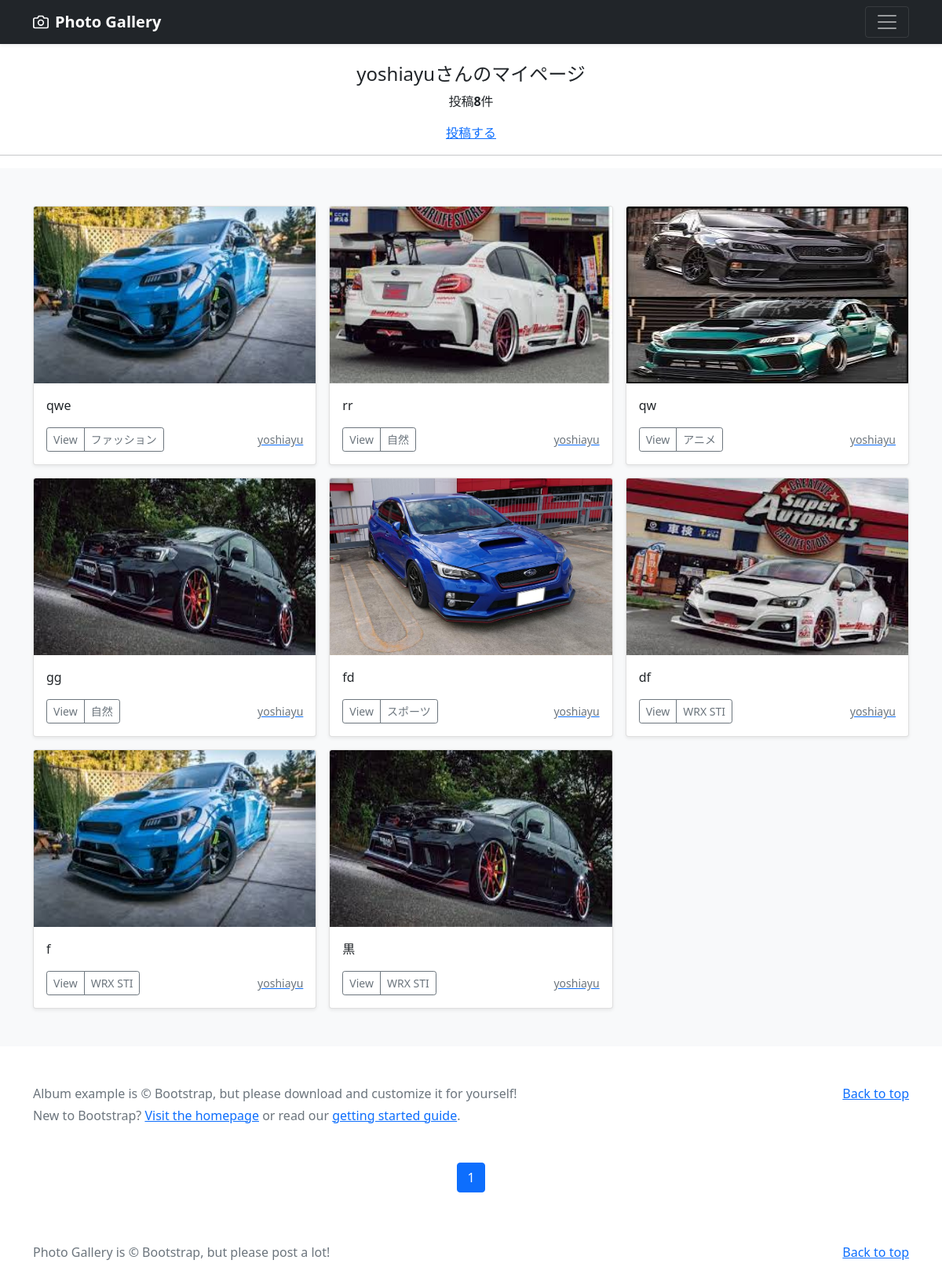
Screenshot of /mypage/ (signed in) with the database file from the repository.
### accounts/models.py (models this page shows)
class CustomUser(AbstractUser):
    pass

### photo/models.py (models this page shows, shortened)
class PhotoPost(models.Model):
    user = models.ForeignKey(
        CustomUser,
        verbose_name='ユーザー',
        on_delete=models.CASCADE
        )
    category = models.ForeignKey(
        Category,
        verbose_name='カテゴリ',
        on_delete=models.PROTECT
        )
    title = models.CharField(
        verbose_name='タイトル',
        max_length=200
        )
    comment = models.TextField(
        verbose_name='コメント',
        )
    image1 = models.ImageField(
        verbose_name='イメージ1',
        upload_to = 'photos',  # MEDIA_ROOT以下のphotosにファイルを保存
        )
    image2 = models.ImageField(
        verbose_name='イメージ2',
        upload_to = 'photos',  # MEDIA_ROOT以下のphotosにファイルを保存
        blank=True,            # フィールド値の設定は必須出ない
        null=True              # データーベースにnullが保存されることを許容
        )
    posted_at = models.DateTimeField(
        verbose_name='投稿日時',
        auto_now_add=True  # 日時を自動追加
        )

class Category(models.Model):
    title = models.CharField(
        verbose_name='カテゴリ', # フィールドのタイトル
        max_length=20)

### photo/views.py (the view)
# urls.py: path('mypage/', views.MypageView.as_view(), name = 'mypage'),
class MypageView(ListView):
    template_name = 'mypage.html'
    paginate_by = 9
    def get_queryset(self):
        queryset = PhotoPost.objects.filter(
            user=self.request.user).order_by('-posted_at')
        return queryset

### photo/templates/mypage.html (shortened to what this page needs)
{% extends 'base.html' %}
    {% block contents %}
    {% if user.is_authenticated %}
        <br>
        <div style="text-align:center">
            <h4>{{ user.username }}さんのマイページ</h4>
            {% if object_list.count == 0 %}
                <p>{{ user.username }}さんの投稿はありません</p>
            {% else %}
                <p>投稿<strong>{{ object_list.count }}</strong>件</p>
            {% endif %}
            <a href="{% url 'photo:post' %}">投稿する</a>
        </div>
        <hr>
    {% endif %}
    {% include "photos_list.html" %}
    {% include "pagination.html" %}
    {% endblock %}

### photo/templates/base.html (shortened to what this page needs)
{% load static %}
<!doctype html>
<html lang="ja">
  <head>
<link href="https://cdn.jsdelivr.net/npm/bootstrap@5.0.2/dist/css/bootstrap.min.css" rel="stylesheet">
  </head>
  <body>
<header>
  <div class="navbar navbar-dark bg-dark shadow-sm">
    <div class="container">
      <a href="{% url 'photo:index' %}" class="navbar-brand d-flex align-items-center">
        <strong>Photo Gallery</strong>
      </a>
      <button class="navbar-toggler" type="button" data-bs-toggle="collapse" data-bs-target="#navbarHeader" aria-controls="navbarHeader" aria-expanded="false" aria-label="Toggle navigation">
        <span class="navbar-toggler-icon"></span>
      </button>
    </div>
  </div>
</header>
<main>
{% block contents %}{% endblock %}
<footer class="text-muted py-5">
  <div class="container">
    <p class="float-end mb-1">
      <a href="#">Back to top</a>
    </p>
    <p class="mb-1">Photo Gallery is &copy; Bootstrap, but please post a lot!</p>
  </div>
</footer>
  </body>
</html>

### photo/templates/photos_list.html (shortened to what this page needs)
  <div class="album py-5 bg-light">
    <div class="container">
      <div class="row row-cols-1 row-cols-sm-2 row-cols-md-3 g-3">
        {% for record in object_list %}
        <div class="col">
          <div class="card shadow-sm">
            <img src="{{ record.image1.url }}"
                 class="bd-placeholder-img card-img-top"
                 width="100%" height="225"
                 xmlns="http://www.w3.org/2000/svg"
                 role="img" aria-label="Placeholder: Thumbnail"
                 preserveAspectRatio="xMidYMid slice"
                 focusable="false">
                 <rect width="100%" height="100%" fill="#55595c"/>
            <div class="card-body">
              <p class="card-text">
                  {{ record.title }}
             </p>
              <div class="d-flex justify-content-between align-items-center">
                <div class="btn-group">
                  <button type="button" class="btn btn-sm btn-outline-secondary" onclick="location.href='{% url 'photo:photo_detail' record.pk %}'">View</button>
                  <button type="button" class="btn btn-sm btn-outline-secondary" onclick="location.href='{% url 'photo:photos_cat' category=record.category.id %}'">{{ record.category.title }}</button>
                </div>
                <a href="{% url 'photo:user_list' user=record.user.id %}">
                    <small class="text-muted">
                        {{ record.user.username }}</small>
                </a>
              </div>
            </div>
          </div>
        </div>
        {% endfor %}
      </div>
    </div>
  </div>
</main>
<footer class="text-muted py-5">
  <div class="container">
    <p class="float-end mb-1">
      <a href="#">Back to top</a>
    </p>
    <p class="mb-1">Album example is &copy; Bootstrap, but please download and customize it for yourself!</p>
    <p class="mb-0">New to Bootstrap? <a href="/">Visit the homepage</a> or read our <a href="../getting-started/introduction/">getting started guide</a>.</p>
  </div>
</footer>
  </body>
</html>

### photo/templates/pagination.html (shortened to what this page needs)
<ul class="pagination"
    style="justify-content:center">
    {% for num in page_obj.paginator.page_range %}
        {% if page_obj.number == num %}
        <li class="page-item active">
            <span class="page-link">{{ num }}</span>
        </li>
        {% endif %}
    {% endfor %}
</ul>

### photo/templates/base.html (style rules this page uses)
.bd-placeholder-img { font-size: 1.125rem; text-anchor: middle; -webkit-user-select: none; -moz-user-select: none; user-select: none; }

### rows the page displays
CustomUser: username "yoshiayu"
PhotoPost: image1 (picture), title "qwe", category "ファッション", user.username "yoshiayu"
PhotoPost: image1 (picture), title "rr", category "自然", user.username "yoshiayu"
PhotoPost: image1 (picture), title "qw", category "アニメ", user.username "yoshiayu"
PhotoPost: image1 (picture), title "gg", category "自然", user.username "yoshiayu"
PhotoPost: image1 (picture), title "fd", category "スポーツ", user.username "yoshiayu"
PhotoPost: image1 (picture), title "df", category "WRX STI", user.username "yoshiayu"
PhotoPost: image1 (picture), title "f", category "WRX STI", user.username "yoshiayu"
PhotoPost: image1 (picture), title "黒", category "WRX STI", user.username "yoshiayu"

### other values shown
{{ object_list.count }} "8"
{{ num }} "1"
